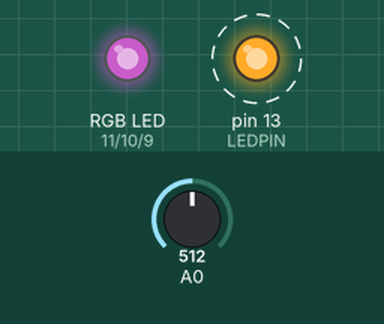
Simulated run of this sketch. Board: Arduino Uno, built with avr-gcc and run on an emulated ATmega328P. On the bench: an RGB LED mixed from three pins (HIGH = lit), output pins drawn as LEDs (lit = HIGH). Dashed ring = blinking. Inputs (shaded band) come from the test bench; at power-on: A0 = 512. Dim RGB values are drawn brighter than linear; MIDI output is not drawn; random numbers use the default seed unless the sketch sets one.

Above: at 1.25 s.
1.3 s: A0 set to 6
At 1.45 s:
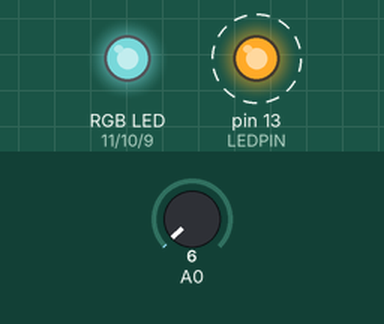
4.3 s: A0 set to 3
5.8 s: A0 set to 122
At 6.05 s:
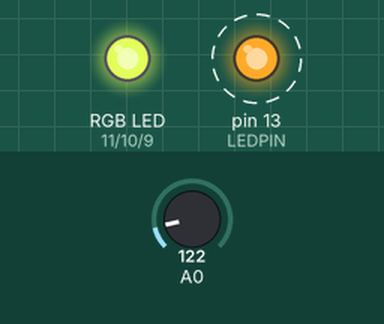
8.8 s: A0 set to 0
10.3 s: A0 set to 306
At 10.55 s:
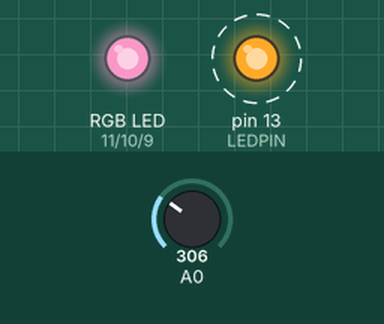
Timing chart, 0 to 25.0 s (numbered marks = the images above; inputs shaded):
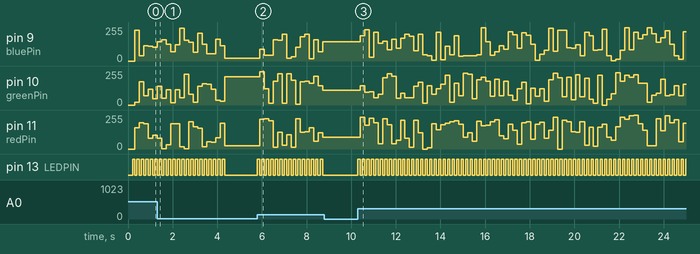

The sketch:

main.ino
```cpp
#include <MIDI.h>

MIDI_CREATE_DEFAULT_INSTANCE();

#define LEDPIN     13     // status LED pin
#define PIEZOTHRESHOLD 5  // analog threshold for piezo sensing
#define PADNUM 1          // number of pads

int val;

const int redPin = 11;
const int greenPin = 10;
const int bluePin = 9;


void setup() {
  pinMode(LEDPIN, OUTPUT);
  MIDI.begin();
  Serial.begin(115200);   // set serial output rate

  pinMode(redPin, OUTPUT);
  pinMode(greenPin, OUTPUT);
  pinMode(bluePin, OUTPUT);
}

void colorLed(int red, int green, int blue) {
   analogWrite(redPin, red);
   analogWrite(greenPin, green);
   analogWrite(bluePin, blue);
}

int randomPWMInt() {
  return random(0, 255);
}

long debounceArray;
long debounceDelay = 200;

boolean debounce(long debounceTime, int index) {
   if ((millis() - debounceTime) > debounceDelay) {
     debounceTime = millis();
     return false;
   }
   return true;
}

void loop() {

  // Loop through each piezo and send data
  // on the serial output if the force exceeds
  // the piezo threshold
//  for(int i = 0; i < PADNUM; i++) {
//    debounceArray[i] = 0;
//  }

  for(int i = 0; i < PADNUM; i++) {
    val = analogRead(i);
    if( val >= PIEZOTHRESHOLD ) {
      if ((millis() - debounceArray) > debounceDelay) {
        debounceArray = millis();
        digitalWrite(LEDPIN,HIGH);  // indicate we're sending MIDI data
        MIDI.sendNoteOn(41, 127, 1);
        delay(100);
        MIDI.sendNoteOff(41, 127, 1);
        digitalWrite(LEDPIN,LOW);
        colorLed(randomPWMInt(),randomPWMInt(), randomPWMInt() );
      }
    }
  }
}
```

Measured:
- after the input at 8.8 s, every drawn part: stays the same
- after the input at 10.3 s, pin 9 (bluePin): 143/255 → 189/255 after 0.10 s, → 236/255 0.20 s later, → 30/255 0.20 s later, → 214/255 0.20 s later, … (73 changes in this stretch); pin 10 (greenPin): 112/255 → 144/255 after 0.10 s, → 95/255 0.20 s later, → 98/255 0.20 s later, → 53/255 0.20 s later, … (73 changes in this stretch)
- by itself, pin 13 (LEDPIN): alternates HIGH for 0.10 s and LOW for 0.10 s
